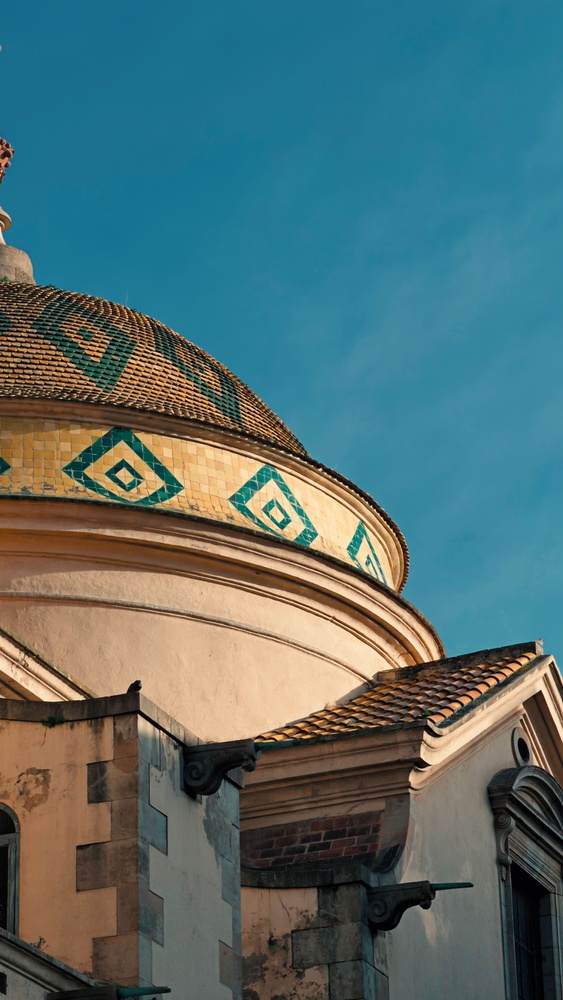
#> input picture lab2/pic2.jpg, 563 x 1000 px, shrunk from 3932 x 6990 before the run
$ python lab.py
#> lines starting #> are read from the running program, lines starting #| are printed output that depends on the picture; after the words box and inside, x2 and y2 are one past the last pixel; in counts of white or black regions, pixels touching at a corner belong together
import numpy as np
import matplotlib.pyplot as plt
import cv2

def region_growing(image, seed_point, threshold):
    rows, cols = image.shape
    region = np.zeros((rows, cols), dtype=bool)
    visited = np.zeros((rows, cols), dtype=bool)
    intensity = image[seed_point]

    region[seed_point] = True
    visited[seed_point] = True
    to_process = [seed_point]

    while to_process:
        current_point = to_process.pop()
        r, c = current_point

        for dr, dc in [(-1, 0), (1, 0), (0, -1), (0, 1)]:
            nr, nc = r+dr, c+dc
            if 0 <= nr < rows and 0 <= nc < cols and not visited[nr, nc]:
                visited[nr, nc] = True
                if abs(int(image[nr, nc]) - int(intensity)) <= threshold:
                    region[nr, nc] = True
                    to_process.append((nr, nc))

    return region

#def region_merging():


if __name__ == "__main__":
    image = cv2.imread("pic2.jpg", cv2.IMREAD_GRAYSCALE)
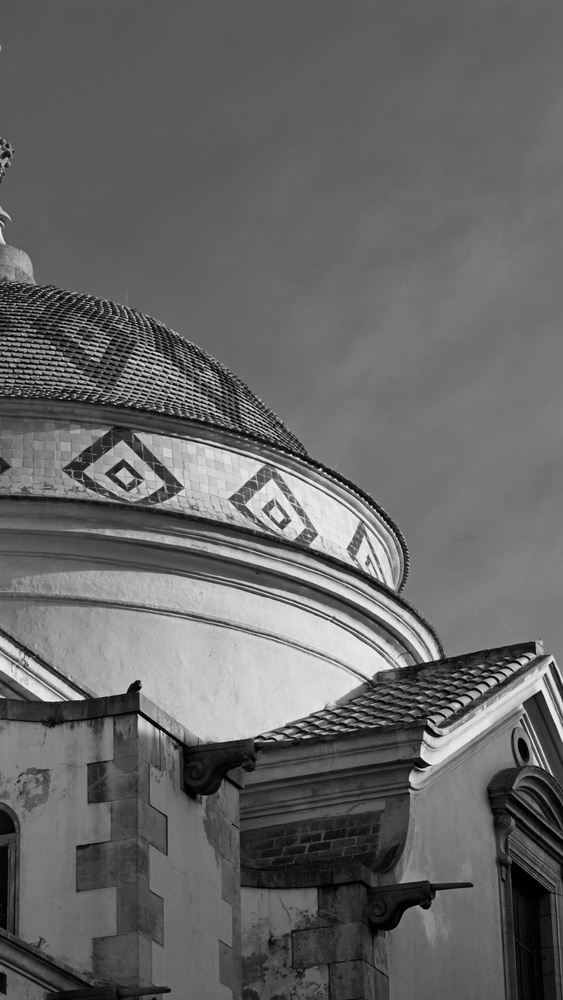
#> image: shape (1000, 563); min 0, max 246, mean 102.5

    seed_point = (5, 5)
    threshold = 70
    segmented_region = region_growing(image, seed_point, threshold)
#> in region_growing, `intensity = image[seed_point]`: intensity = 85
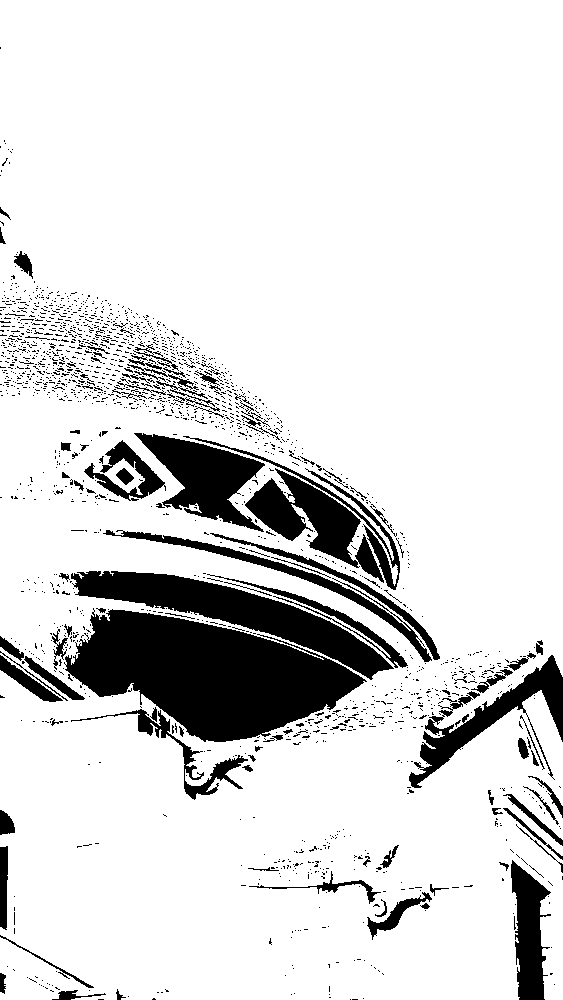
#> segmented_region: shape (1000, 563) bool; 85.8% white; 1845 black regions (1734 under 20 px), largest, box (x1, y1, x2, y2) and area: (64, 608, 367, 742) 23335, (71, 571, 394, 680) 10063, (134, 433, 265, 532) 5810
    output = np.zeros_like(image)
    output[segmented_region] = image[segmented_region]
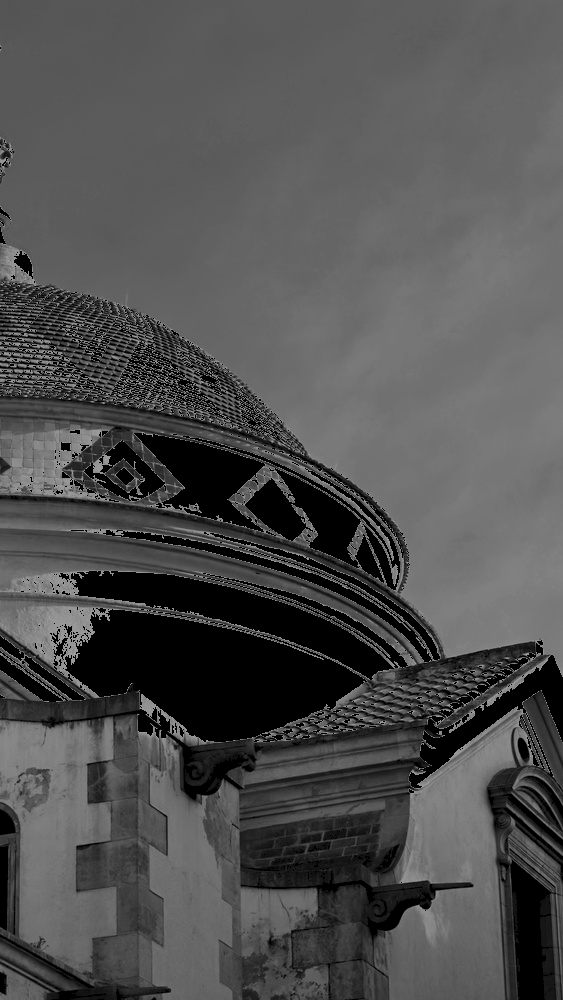
#> output: shape (1000, 563); min 0, max 155, mean 79.5

    cv2.imwrite("region_growing_output.png", output)

    plt.figure(figsize=(10, 5))
    plt.subplot(1, 2, 1)
    plt.title("Original Image")
    plt.imshow(image, cmap="gray", interpolation="none")
    plt.scatter(seed_point[1], seed_point[0], color="red")

    plt.subplot(1, 2, 2)
    plt.title("Segmented Region")
    plt.imshow(segmented_region, cmap="gray", interpolation="none")
    plt.show()
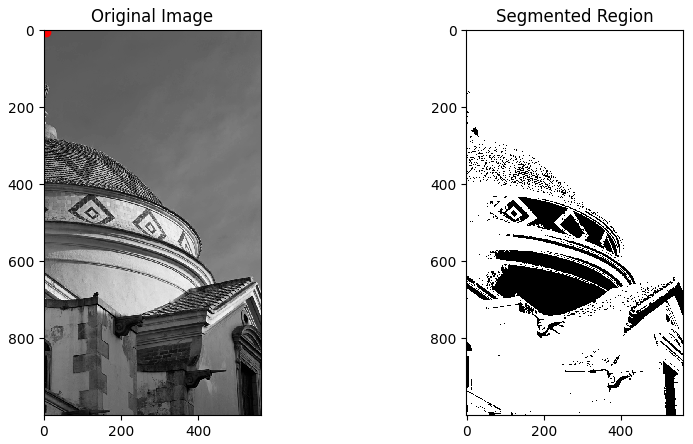
#> figure drawn by matplotlib, 2 panels
